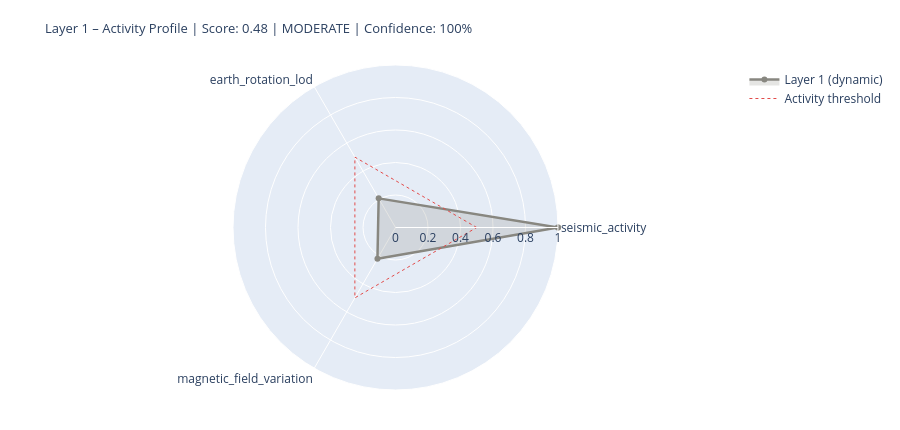

The code cell stored with this chart in its notebook:
### Markdown cell above
---
## 5. State Assessment & Handoff to Layer 2

### Code cell
# ============================================================
# LAYER 1 SCORE
# Three dynamic components only (conductivity = static baseline)
# ============================================================

def norm(v, lo, hi):
    if v is None: return None
    return max(0.0, min(1.0, (v - lo) / (hi - lo)))

# --- Seismic Activity ---
seis_score_val = None
seis_source    = 'missing'
if df_seis is not None and not df_seis.empty:
    n_events = len(df_seis)
    max_mag  = df_seis['mag'].max()
    n_strong = (df_seis['mag'] >= 6.0).sum()
    seis_score_val = norm(n_events * 0.5 + max_mag * 5 + n_strong * 10, 0, 120)
    seis_source = 'primary'

# --- Earth Rotation (LOD anomaly) ---
lod_score_val = None
lod_now       = None
lod_source    = 'missing'
if df_iers is not None and lod_col:
    lod_now       = float(df_iers[lod_col].iloc[-1])
    lod_score_val = norm(abs(lod_now), 0, 3.0)
    lod_source    = 'primary'
elif raw.get('iers_synthetic_lod') is not None:
    lod_now       = raw['iers_synthetic_lod']
    lod_score_val = norm(abs(lod_now), 0, 3.0)
    lod_source    = 'estimated_seasonal'
    print(f'  LOD estimate: {lod_now:+.3f} ms  [estimated_seasonal]')

# --- Magnetic Field Variation (Kp as dynamic proxy) ---
mag_score_val = None
kp_val        = None
mag_source    = 'missing'
if df_geomag is not None and not df_geomag.empty:
    kp_val        = float(df_geomag['kp'].iloc[-1])
    mag_score_val = norm(kp_val, 0, 9)
    mag_source    = 'primary'
elif layer0 and layer0.get('raw_values', {}).get('Kp_index', {}).get('value') is not None:
    kp_val        = layer0['raw_values']['Kp_index']['value']
    mag_score_val = norm(kp_val, 0, 9)
    mag_source    = 'from_layer0'

# --- Conductivity Baseline (static – not in dynamic score) ---
ocean_fraction = 0.71
leitf_baseline = {
    'ocean_surface_fraction': ocean_fraction,
    'ocean_conductivity_Sm':  CONSTANTS['conductivity_ocean_Sm'],
    'role': 'stable_boundary_condition',
}

# --- Assemble (dynamic components only) ---
COMPONENTS = {
    'seismic_activity':        {'score': seis_score_val, 'source': seis_source, 'dynamic': True},
    'earth_rotation_lod':      {'score': lod_score_val,  'source': lod_source,  'dynamic': True},
    'magnetic_field_variation': {'score': mag_score_val,  'source': mag_source,  'dynamic': True},
}

available   = {k: v['score'] for k, v in COMPONENTS.items() if v['score'] is not None}
unavailable = [k for k, v in COMPONENTS.items() if v['score'] is None]
layer1_score = round(sum(available.values()) / len(available), 4) if available else None
confidence   = round(len(available) / len(COMPONENTS), 2)
level = ('unknown'  if layer1_score is None
         else 'calm'     if layer1_score < 0.3
         else 'moderate' if layer1_score < 0.6
         else 'active')

# Console output
W = 64
print('=' * W)
print('LAYER 1 – PLANETARY BODY – STATE ASSESSMENT')
print('=' * W)
for name, comp in COMPONENTS.items():
    s = comp['score']
    if s is not None:
        bar = '█' * int(s * 20) + '░' * (20 - int(s * 20))
        print(f'  {name:<34} {bar}  {s:.2f}  [{comp["source"]}]')
    else:
        print(f'  {name:<34} {"─" * 20}  n/a   [missing]')
print(f'  {"Conductivity (Baseline)":<34} {"─" * 20}  static [boundary_condition]')
print('-' * W)
print(f'  Score (dynamic):  {layer1_score:.3f}  ({len(available)}/{len(COMPONENTS)} components)')
print(f'  Confidence:       {confidence:.0%}')
print(f'  Level:            {level.upper()}')
if layer0:
    print(f'  Layer-0 input:    {layer0["level"].upper()} | Driver: {layer0["dominant_driver"]}')
print('=' * W)

# Radar chart
cats   = list(available.keys())
vals_r = list(available.values())
if len(cats) >= 3:
    fig = go.Figure()
    fig.add_trace(go.Scatterpolar(
        r=vals_r + [vals_r[0]], theta=cats + [cats[0]],
        fill='toself', fillcolor='rgba(136,135,128,0.22)',
        line=dict(color='#888780', width=2.5), name='Layer 1 (dynamic)'
    ))
    fig.add_trace(go.Scatterpolar(
        r=[0.5] * (len(cats)+1), theta=cats + [cats[0]],
        line=dict(color='#E24B4A', dash='dot', width=1),
        mode='lines', name='Activity threshold'
    ))
    fig.update_layout(
        title=dict(
            text=f'Layer 1 – Activity Profile | Score: {layer1_score:.2f} | {level.upper()} | Confidence: {confidence:.0%}',
            font=dict(size=13)),
        polar=dict(radialaxis=dict(visible=True, range=[0, 1])),
        height=430, showlegend=True,
        margin=dict(l=60, r=60, t=65, b=40)
    )
    fig.show()

### Figure 1 — Plotly figure (JSON) as saved in the notebook; plotly's stock layout.template omitted (floating-point values rounded to 4 significant figures)
{"data": [{"fill": "toself", "fillcolor": "rgba(136,135,128,0.22)", "line": {"color": "#888780", "width": 2.5}, "name": "Layer 1 (dynamic)", "r": [1.0, 0.2072, 0.2222, 1.0], "theta": ["seismic_activity", "earth_rotation_lod", "magnetic_field_variation", "seismic_activity"], "type": "scatterpolar"}, {"line": {"color": "#E24B4A", "dash": "dot", "width": 1}, "mode": "lines", "name": "Activity threshold", "r": [0.5, 0.5, 0.5, 0.5], "theta": ["seismic_activity", "earth_rotation_lod", "magnetic_field_variation", "seismic_activity"], "type": "scatterpolar"}], "layout": {"height": 430, "margin": {"b": 40, "l": 60, "r": 60, "t": 65}, "polar": {"radialaxis": {"range": [0, 1], "visible": true}}, "showlegend": true, "title": {"font": {"size": 13}, "text": "Layer 1 – Activity Profile | Score: 0.48 | MODERATE | Confidence: 100%"}}}
